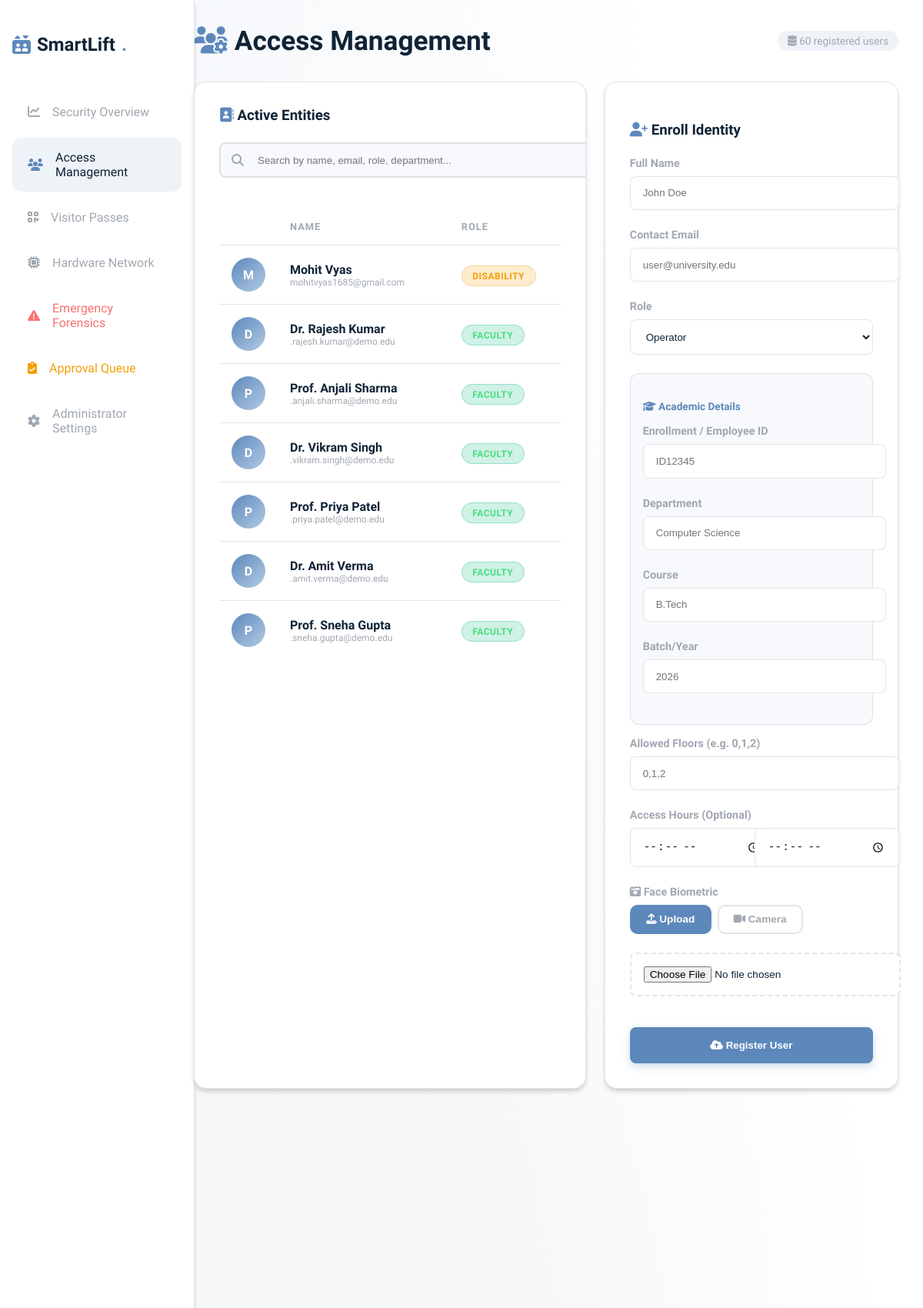
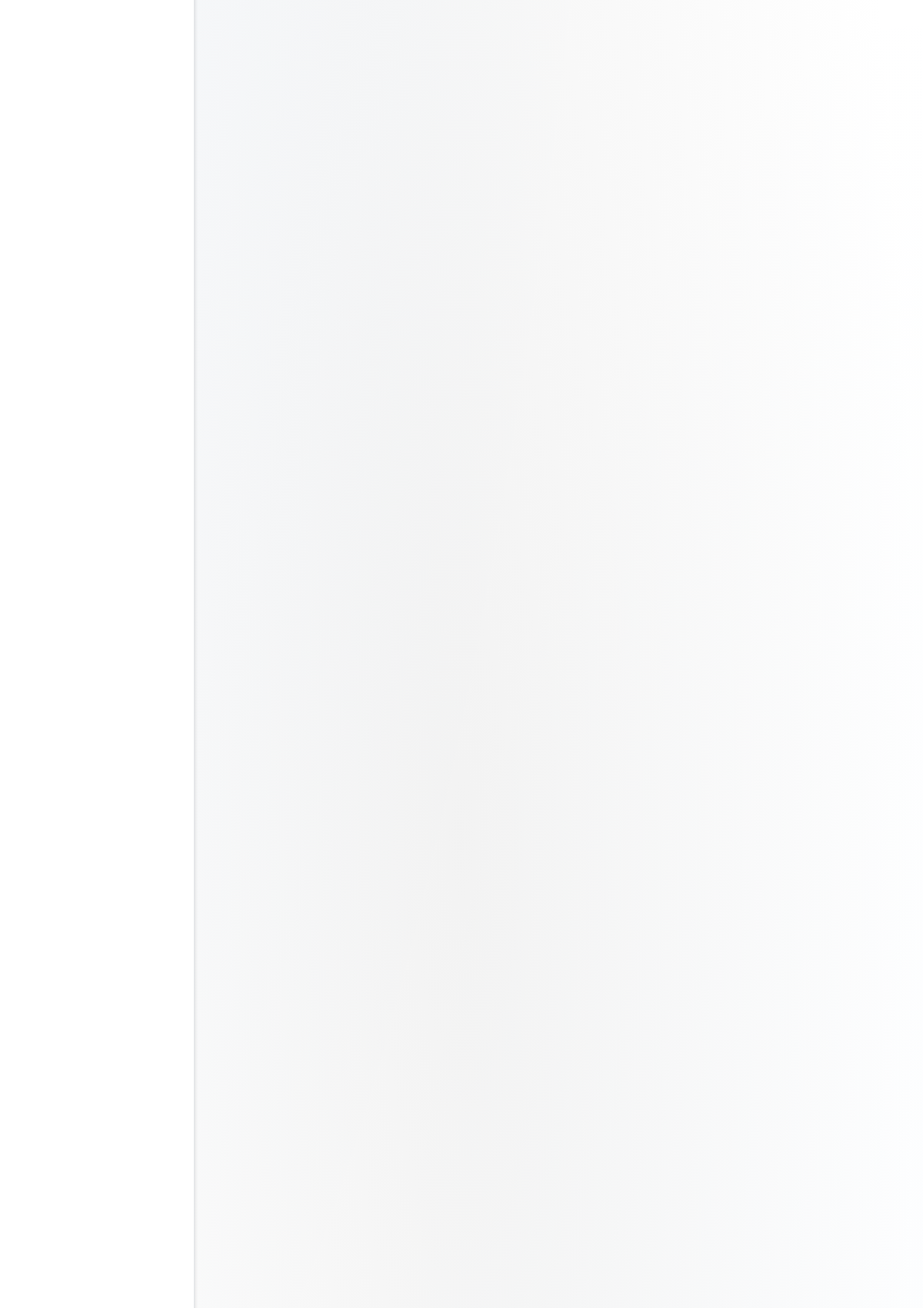
/users (signed in, upper part), run on the app's committed database (2 pictures, top to bottom).
### models.py (models this page shows)
class User(db.Model):
    __table_args__ = (db.UniqueConstraint('enrollment_id', 'tenant_id', name='_tenant_enrollment_uc'),)
    user_id = db.Column(db.Integer, primary_key=True) # ER Mapping: User_id
    name = db.Column(db.String(100), nullable=False) # ER Mapping: name
    Face_encoding = db.Column(db.Text, nullable=True) # ER Mapping: Face_encording
    face_vector = db.Column(db.Text, nullable=True) # Mathematical DB representation
    access_type = db.Column(db.String(50), default='temporary') # ER Mapping: acess type
    access_start_time = db.Column(db.Time, nullable=True)
    access_end_time = db.Column(db.Time, nullable=True)
    email = db.Column(db.String(120), nullable=True) # Extended Comm Parameter
    enrollment_id = db.Column(db.String(50), nullable=True) # For Students/Faculty
    department = db.Column(db.String(100), nullable=True)
    course = db.Column(db.String(100), nullable=True)
    batch = db.Column(db.String(50), nullable=True)
    allowed_floors = db.Column(db.String(100), default='0')
    tenant_id = db.Column(db.Integer, db.ForeignKey('tenant.id'), nullable=False)

### app.py (the view, shortened to what this page needs)
@app.route('/users', methods=['GET', 'POST'])
def manage_users():
    if 'admin_id' not in session: return redirect(url_for('login'))
    t_id = session['tenant_id']
    users = User.query.filter_by(tenant_id=t_id).all()
    return render_template('users.html', users=users)

### templates/users.html (shortened to what this page needs)
{% extends 'base.html' %}
{% block content %}
<div class="dashboard-layout">
    {% include 'sidebar.html' %}
    <div class="main-content">
        <div style="display: flex; justify-content: space-between; align-items: center; margin-bottom: 2rem; flex-wrap: wrap; gap: 1rem;">
            <h1 style="font-size: 2.2rem; margin: 0;"><i class="fa-solid fa-users-gear" style="color: var(--accent);"></i> Access Management</h1>
            <span class="user-count"><i class="fa-solid fa-database"></i> {{ users|length }} registered users</span>
        </div>
        <div class="user-grid">
            <div class="glass-panel" style="overflow: hidden;">
                <div style="display: flex; justify-content: space-between; align-items: center; margin-bottom: 1.5rem;">
                    <h3 style="margin: 0;"><i class="fa-solid fa-address-book" style="color: var(--accent);"></i> Active Entities</h3>
                </div>
                <div class="search-bar">
                    <i class="fa-solid fa-magnifying-glass"></i>
                    <input type="text" id="userSearch" placeholder="Search by name, email, role, department..." oninput="filterUsers()" style="width: 100%;">
                </div>
                <div style="max-height: 600px; overflow-y: auto;">
                    <table id="usersTable" style="width: 100%;">
                        <thead style="position: sticky; top: 0; background: var(--bg-card); z-index: 5;">
                            <tr>
                                <th></th>
                                <th>Name</th>
                                <th>Role</th>
                                <th>Floors</th>
                            </tr>
                        </thead>
                        <tbody>
                            {% for u in users %}
                            <tr class="user-row" data-name="{{ u.name|lower }}" data-email="{{ (u.email or '')|lower }}" data-role="{{ u.access_type|lower }}" data-dept="{{ (u.department or '')|lower }}">
                                <td>
                                    {% if u.Face_encoding %}
                                    <div class="user-avatar-placeholder" style="display:none;">{{ u.name[0] }}</div>
                                    {% else %}
                                    <div class="user-avatar-placeholder">{{ u.name[0] }}</div>
                                    {% endif %}
                                </td>
                                <td>
                                    <div style="font-weight: 600;">{{ u.name }}</div>
                                    <div style="font-size: 0.75rem; color: var(--text-muted);">{{ u.email or 'No email' }}</div>
                                </td>
                                <td>
                                    {% if u.access_type == 'Operator' %}
                                    <span class="badge badge-danger">Operator</span>
                                    {% elif u.access_type == 'Faculty' %}
                                    <span class="badge badge-success">Faculty</span>
                                    {% elif u.access_type == 'Disability' %}
                                    <span class="badge badge-warning">Disability</span>
                                    {% else %}
                                    <span class="badge badge-info">Temporary</span>
                                    {% endif %}
                                </td>
                                <td style="color: var(--text-muted); font-size: 0.85rem;">{{ u.allowed_floors }}</td>
                            </tr>
                            {% endfor %}
                        </tbody>
                    </table>
                </div>
            </div>
            <div class="glass-panel" style="align-self: start;">
                <h3 style="margin-bottom: 1.5rem;"><i class="fa-solid fa-user-plus" style="color: var(--accent);"></i> Enroll Identity</h3>
                <form method="POST" enctype="multipart/form-data" id="enrollForm">
                    <div class="form-group">
                        <label>Full Name</label>
                        <input type="text" name="name" required placeholder="John Doe">
                    </div>
                    <div class="form-group">
                        <label>Contact Email</label>
                        <input type="email" name="email" required placeholder="user@university.edu">
                    </div>
                    <div class="form-group">
                        <label>Role</label>
                        <select name="access_role" id="roleSelector" onchange="toggleFields()">
                            <option value="Operator">Operator</option>
                        </select>
                    </div>
                    <div id="academicFields" style="display:none; background:rgba(93,136,187,0.05); padding:1rem; border-radius:12px; margin-bottom:1rem; border:1px solid var(--border);">
                        <h4 style="margin-bottom:1rem; font-size:0.85rem; color:var(--accent);"><i class="fa-solid fa-graduation-cap"></i> Academic Details</h4>
                        <div class="form-group"><label>Enrollment / Employee ID</label><input type="text" name="enrollment_id" id="valEnrollInput" placeholder="ID12345"></div>
                        <div class="form-group"><label>Department</label><input type="text" name="department" placeholder="Computer Science"></div>
                        <div class="form-group"><label>Course</label><input type="text" name="course" placeholder="B.Tech"></div>
                        <div class="form-group"><label>Batch/Year</label><input type="text" name="batch" placeholder="2026"></div>
                    </div>
                    <div class="form-group">
                        <label>Allowed Floors (e.g. 0,1,2)</label>
                        <input type="text" name="allowed_floors" required placeholder="0,1,2">
                    </div>
                    <div class="form-group">
                        <label>Access Hours (Optional)</label>
                        <div style="display: grid; grid-template-columns: 1fr 1fr; gap: 0.5rem;">
                            <input type="time" name="start_time" style="font-size: 0.9rem;">
                            <input type="time" name="end_time" style="font-size: 0.9rem;">
                        </div>
                    </div>
                    <div class="form-group">
                        <label><i class="fa-solid fa-camera-retro"></i> Face Biometric</label>
                        <div class="tab-buttons">
                            <button type="button" class="tab-btn active" onclick="switchTab('upload')"><i class="fa-solid fa-upload"></i> Upload</button>
                            <button type="button" class="tab-btn" onclick="switchTab('camera')"><i class="fa-solid fa-video"></i> Camera</button>
                        </div>
                        <div class="tab-content active" id="tab-upload">
                            <input type="file" name="face_image" id="faceFileInput" accept="image/*" style="padding: 1rem; font-size:0.85rem;">
                        </div>
                    </div>
                    <button type="submit" class="btn-primary" style="width: 100%; margin-top: 1rem; padding: 1rem;"><i class="fa-solid fa-cloud-arrow-up"></i> Register User</button>
                </form>
            </div>
        </div>
    </div>
</div>
{% endblock %}

### static/style.css (style rules this page uses)
:root { --uniform-blue: #102336; --glaucous: #5D88BB; --balmy-blue: #B3CBE4; --full-white: #FFFFFF; --metallic-platinum: #D6D6D6; --gray-chateau: #A1A8B2; --bg-main: #FFFFFF; --bg-secondary: #F5F5F5; --bg-card: rgba(255, 255, 255, 0.95); --border: rgba(161, 168, 178, 0.3); --accent: #5D88BB; --accent-hover: #102336; --accent-glow: rgba(93, 136, 187, 0.3); --secondary: #B3CBE4; --success: #4ade80; --warning: #fbbf24; --danger: #f87171; --text-main: #102336; --text-muted: #A1A8B2; --text-dimmed: #7a8390; --surface: rgba(214, 214, 214, 0.4); --surface-hover: rgba(93, 136, 187, 0.1); }
body { background-color: var(--bg-main); background-image: radial-gradient(at 0% 0%, rgba(93, 136, 187, 0.08) 0px, transparent 50%), radial-gradient(at 100% 100%, rgba(179, 203, 228, 0.08) 0px, transparent 50%), radial-gradient(at 50% 50%, rgba(214, 214, 214, 0.3) 0px, transparent 70%); color: var(--text-main); font-family: 'Plus Jakarta Sans', sans-serif; min-height: 100vh; margin: 0; overflow-x: hidden; }
.glass-panel { background: var(--bg-card); backdrop-filter: blur(10px); -webkit-backdrop-filter: blur(10px); border: 1px solid var(--border); border-radius: 16px; box-shadow: 0 8px 32px rgba(16, 35, 54, 0.1); padding: 2rem; box-shadow: 0 4px 6px -1px rgba(0, 0, 0, 0.2); }
.dashboard-layout { display: grid; grid-template-columns: 280px 1fr; min-height: 100vh; }
.main-content { padding: 2rem 2.5rem; }
.btn-primary { background: var(--accent); color: white; padding: 0.75rem 1.5rem; border-radius: 8px; border: none; font-weight: 600; cursor: pointer; transition: all 0.2s; box-shadow: 0 4px 12px rgba(93, 136, 187, 0.3); display: inline-block; }
.form-group { margin-bottom: 1.5rem; }
.form-group label { display: block; margin-bottom: 0.5rem; color: var(--text-muted); font-size: 0.9rem; font-weight: 600; }
input, select { width: 100%; padding: 0.85rem 1rem; background: white; border: 1.5px solid var(--border); border-radius: 8px; color: var(--text-main); }
.badge { padding: 0.35rem 0.85rem; border-radius: 9999px; font-size: 0.75rem; font-weight: 700; letter-spacing: 0.5px; text-transform: uppercase; }
.badge-success { background: rgba(16, 185, 129, 0.2); color: var(--success); border: 1px solid rgba(16,185,129,0.3); }
table { width: 100%; border-collapse: collapse; margin-top: 1rem; }
th, td { padding: 16px; text-align: left; border-bottom: 1px solid var(--border); }
th { color: var(--text-muted); font-weight: 600; text-transform: uppercase; font-size: 0.8rem; letter-spacing: 1px; }
@media (max-width: 1200px) { .dashboard-layout { grid-template-columns: 220px 1fr; } }
@media (max-width: 1200px) { .main-content { padding: 2rem; } }
@media (max-width: 1200px) { h1 { font-size: 2rem; } }
tbody tr { transition: all 0.2s ease; }
.glass-panel { transition: all 0.3s ease; }
input[type="file"] { border: 2px dashed var(--border); padding: 2rem; text-align: center; cursor: pointer; transition: all 0.3s ease; }

### templates/users.html (style rules this page uses)
.user-grid { display: grid; grid-template-columns: 2fr 1.5fr; gap: 1.5rem; }
.search-bar { position: relative; margin-bottom: 1.5rem; }
.search-bar input { padding-left: 3rem; background: rgba(93,136,187,0.05); border: 2px solid var(--border); transition: all 0.3s; }
.search-bar i { position: absolute; left: 1rem; top: 50%; transform: translateY(-50%); color: var(--text-muted); }
.user-row { transition: all 0.2s ease; cursor: pointer; }
.user-avatar-placeholder { width: 44px; height: 44px; border-radius: 50%; background: linear-gradient(135deg, var(--accent), var(--secondary)); display: flex; align-items: center; justify-content: center; color: white; font-weight: 700; font-size: 1rem; }
.tab-buttons { display: flex; gap: 0.5rem; margin-bottom: 1.5rem; }
.tab-btn { padding: 0.6rem 1.2rem; border: 2px solid var(--border); border-radius: 10px; background: transparent; color: var(--text-muted); font-weight: 600; cursor: pointer; transition: all 0.2s; font-size: 0.85rem; }
.tab-btn.active { background: var(--accent); color: white; border-color: var(--accent); }
.tab-content { display: none; }
.tab-content.active { display: block; }
.badge-warning { background: rgba(245,158,11,0.2); color: #f59e0b; border: 1px solid rgba(245,158,11,0.3); }
.user-count { font-size: 0.85rem; color: var(--text-muted); background: rgba(93,136,187,0.1); padding: 0.3rem 0.8rem; border-radius: 20px; }

### data on the page
User: name "M", name "Mohit Vyas", email "mohitvyas1685@gmail.com", access_type "DISABILITY"
User: name "D", name "Dr. Rajesh Kumar", email ".rajesh.kumar@demo.edu", access_type "FACULTY"
User: name "P", name "Prof. Anjali Sharma", email ".anjali.sharma@demo.edu", access_type "FACULTY"
User: name "D", name "Dr. Vikram Singh", email ".vikram.singh@demo.edu", access_type "FACULTY"
User: name "P", name "Prof. Priya Patel", email ".priya.patel@demo.edu", access_type "FACULTY"
User: name "D", name "Dr. Amit Verma", email ".amit.verma@demo.edu", access_type "FACULTY"
User: name "P", name "Prof. Sneha Gupta", email ".sneha.gupta@demo.edu", access_type "FACULTY"

### other printed values
{{ users|length }} "60"
